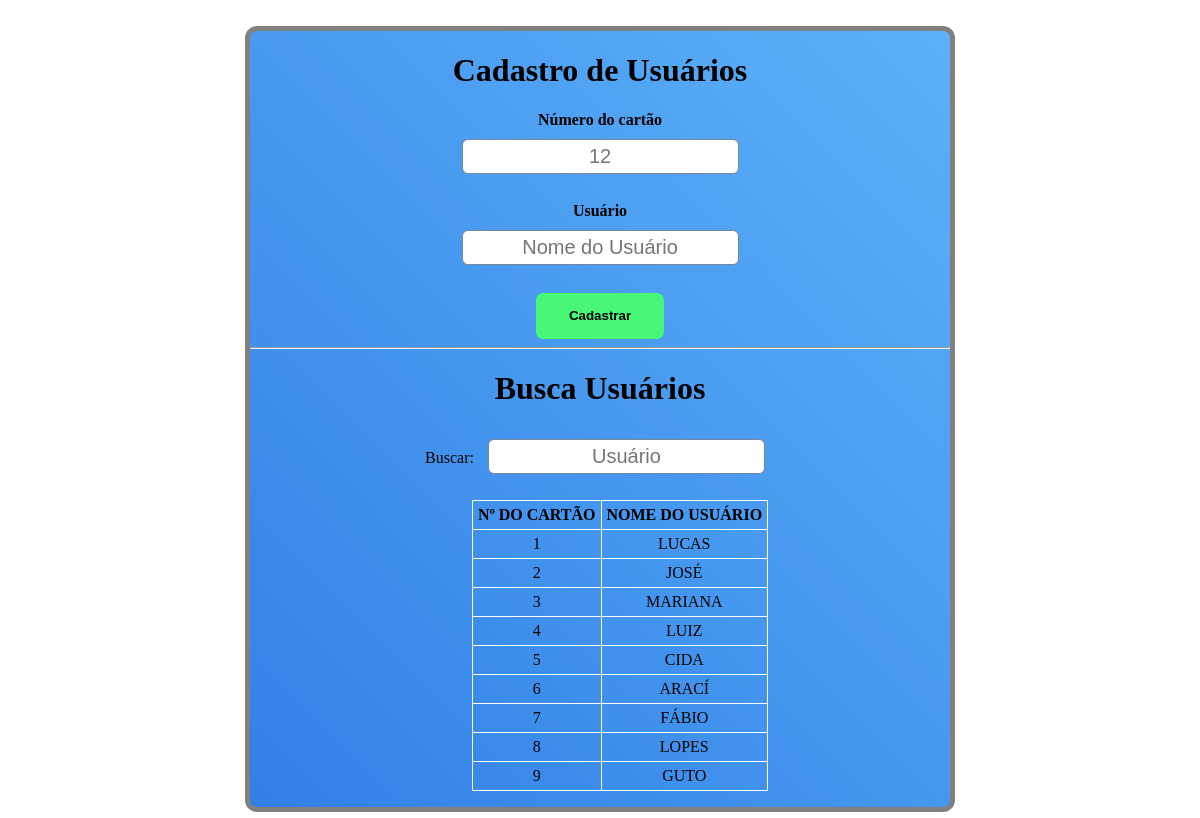
The page / on the database its author committed.
### tables this page shows
CREATE TABLE IF NOT EXISTS `cartoes_rfid` (
  `cartoes_rfid_id` int(11) NOT NULL AUTO_INCREMENT,
  `cartoes_rfid_numero_cartao` int(11) DEFAULT NULL,
  `cartoes_rfid_usuario` varchar(45) DEFAULT NULL,
  PRIMARY KEY (`cartoes_rfid_id`)
);

### busca.php (the view, shortened to what this page needs)
<!DOCTYPE html>
<html>
<head>
</head>
<body>
	<?php
	include_once('conexao.php');
	$usuarios= isset($_POST['palavra'])?$_POST['palavra']:'';
	if($usuarios == null){
		$usuarios=" ";
	}
	$buscar= "SELECT * FROM cartoes_rfid WHERE cartoes_rfid_usuario LIKE '%$usuarios%' order by cartoes_rfid_numero_cartao limit 9";
	$query= mysqli_query($conecta, $buscar);
	echo"<center><table border=1>";
	echo"<tr>";
	echo "<td><b>Nº do Cartão</td>";
	echo"<td><b>Nome do Usuário</td>";
	echo"</tr>";
	if(mysqli_num_rows($query) <= 0){
		echo "Nenhum usuário encontrado...";
	}else{
			while($rows = mysqli_fetch_assoc($query)){
			echo "<tr class='registro'>";
			echo "<td>".$rows['cartoes_rfid_numero_cartao']."</td>";
			echo "<td>".$rows['cartoes_rfid_usuario']."</td>";
			echo "</tr>";
		}
	}
	echo"</table></center>";
?>
</body>
</html>

### index.php (shortened to what this page needs)
<?php
	include_once('conexao.php');
	$listar="SELECT cartoes_rfid_numero_cartao FROM cartoes_rfid order by cartoes_rfid_numero_cartao";
	$query_list=mysqli_query($conecta, $listar);
	$rows=mysqli_num_rows($query_list);
	if($rows >0){
			while($ultimonumero=mysqli_fetch_array($query_list)){
					$numerocard=$ultimonumero['cartoes_rfid_numero_cartao']+1;
		}
	}else{
		$numerocard=1;
	}
?><!DOCTYPE HTML>
<html>
	<head>
		<link rel="stylesheet" type="text/css" href="estilo/style.css">
	</head>
	<body>
		<div id="interface">
		<h1>Cadastro de Usuários</h1>
		<form method="POST" id="form-cadastro" action="processa_cadastro.php">
			Número do cartão <input type="text" name="ncard" id="ncard" placeholder="<?php echo $numerocard;?>"><br>
			Usuário <input type="text" name="nusuario" id="nusuario" placeholder="Nome do Usuário"><br>
			<input type="submit" name="enviar" value="Cadastrar" id="btn">
		</form>
		<hr>
		<h1>Busca Usuários</h1>
		<form method="post" action="" id="form_busca">
			Buscar: <input type="text" name="nome" id="pesquisa" placeholder="Usuário">
		</form>
		<ul class="resultado">
			<?php
				include("busca.php");
			?>
		</ul>
		</div>
	</body>
</html>

### estilo/style.css (style rules this page uses)
#interface { width: 700px; margin: 26px auto; height: 100%; text-align: center; background-image: linear-gradient(45deg, #3280e6, #5cb1f9); border: 5px solid gray; font-family: consolas; border-radius: 12px; }
#form-cadastro { display: inline-grid; font-weight: bold; }
input { margin: 10px; }
#btn { height: 46px; width: 128px; background: #48f776; font-weight: bold; cursor: pointer; border: none; border-radius: 7px; margin: auto; }
input#ncard, input[type='text'] { padding: 5px; border-radius: 6px; border: 1px solid lightslategray; text-align: center; font-size: 20px; }
td { border: solid 1px white; padding: 5px; text-align: center; }
table { border-collapse: collapse; text-transform: uppercase; }

### rows shown on the page
cartoes_rfid: ncard "12"
cartoes_rfid: cartoes_rfid_numero_cartao "1", cartoes_rfid_usuario "LUCAS"
cartoes_rfid: cartoes_rfid_numero_cartao "2", cartoes_rfid_usuario "JOSÉ"
cartoes_rfid: cartoes_rfid_numero_cartao "3", cartoes_rfid_usuario "MARIANA"
cartoes_rfid: cartoes_rfid_numero_cartao "4", cartoes_rfid_usuario "LUIZ"
cartoes_rfid: cartoes_rfid_numero_cartao "5", cartoes_rfid_usuario "CIDA"
cartoes_rfid: cartoes_rfid_numero_cartao "6", cartoes_rfid_usuario "ARACÍ"
cartoes_rfid: cartoes_rfid_numero_cartao "7", cartoes_rfid_usuario "FÁBIO"
cartoes_rfid: cartoes_rfid_numero_cartao "8", cartoes_rfid_usuario "LOPES"
cartoes_rfid: cartoes_rfid_numero_cartao "9", cartoes_rfid_usuario "GUTO"
